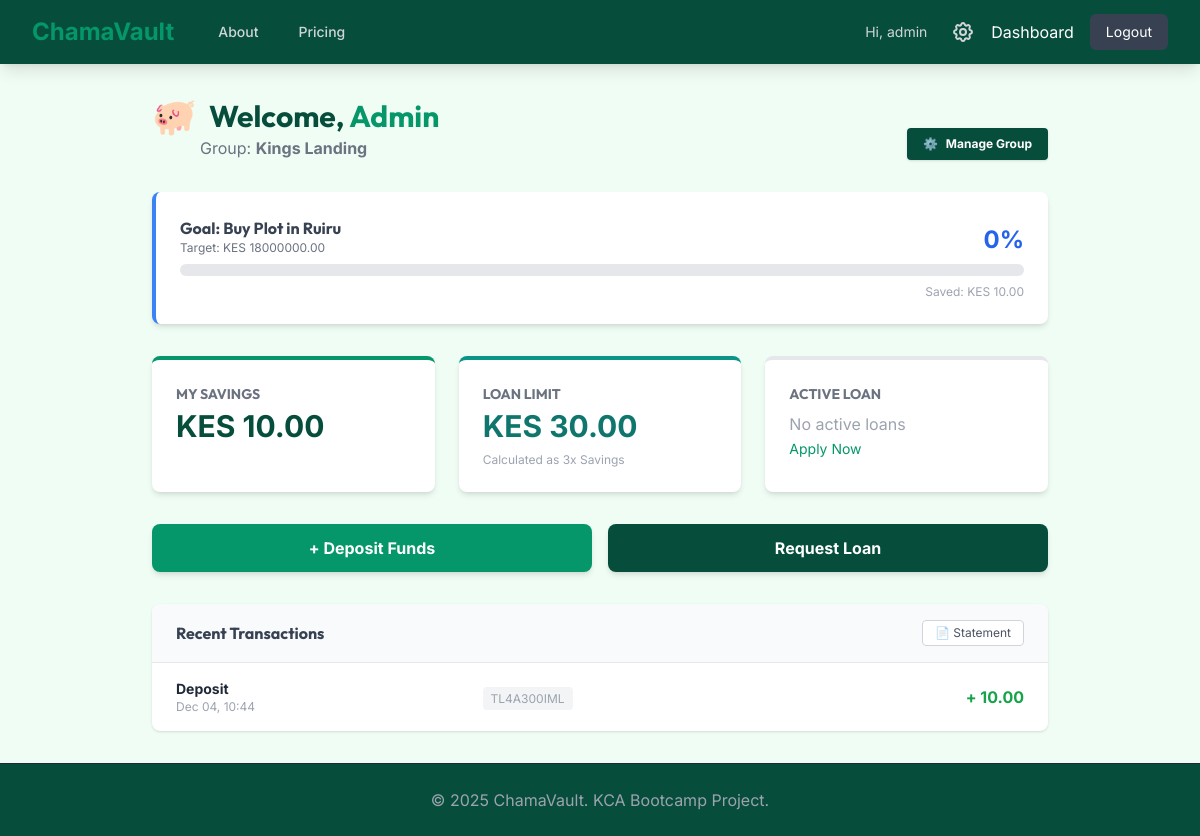
Page /dashboard/ (signed in) on the committed database.
### accounts/models.py (models this page shows, shortened)
class CustomUser(AbstractUser):
    phone_number = models.CharField(max_length=15, unique=True)
    national_id = models.CharField(max_length=20, unique=True, null=True, blank=True)

### chama/models.py (models this page shows, shortened)
class Membership(models.Model):
    ROLES = (
        ('admin', 'Admin/Treasurer'),
        ('member', 'Member'),
    )
    user = models.ForeignKey(settings.AUTH_USER_MODEL, on_delete=models.CASCADE)
    group = models.ForeignKey(ChamaGroup, on_delete=models.CASCADE)
    role = models.CharField(max_length=10, choices=ROLES, default='member')
    savings_balance = models.DecimalField(max_digits=12, decimal_places=2, default=0.00)
    has_eaten = models.BooleanField(default=False) # For Merry-Go-Round rotation
    joined_at = models.DateTimeField(auto_now_add=True)

class ChamaGroup(models.Model):
    CHAMA_TYPES = (
        ('savings', 'Savings Group'),
        ('lending', 'Table Banking (Lending)'),
        ('merry', 'Merry-Go-Round'),
    )
    name = models.CharField(max_length=100)
    chama_code = models.CharField(max_length=10, default=generate_unique_code, unique=True, editable=False)
    chama_type = models.CharField(max_length=20, choices=CHAMA_TYPES, default='savings')
    created_at = models.DateTimeField(auto_now_add=True)
    contribution_amount = models.DecimalField(max_digits=10, decimal_places=2, default=0.00)
    contribution_day = models.IntegerField(default=5) # Deadline Day (1-31)
    late_penalty_fee = models.DecimalField(max_digits=10, decimal_places=2, default=50.00)
    pot_balance = models.DecimalField(max_digits=12, decimal_places=2, default=0.00) # For Merry-Go-Round
    goal_name = models.CharField(max_length=100, blank=True, null=True, help_text="e.g. Buy Land") # For Savings
    target_amount = models.DecimalField(max_digits=12, decimal_places=2, default=0.00) # For Savings
    members = models.ManyToManyField(settings.AUTH_USER_MODEL, through='Membership')

class Transaction(models.Model):
    TYPES = (
        ('deposit', 'Deposit'),
        ('withdrawal', 'Withdrawal'),
        ('loan_request', 'Loan Request'),
        ('loan_repayment', 'Loan Repayment'),
    )
    STATUS_CHOICES = (
        ('pending', 'Pending'),
        ('completed', 'Completed'),
        ('failed', 'Failed'),
    )
    membership = models.ForeignKey(Membership, on_delete=models.CASCADE)
    amount = models.DecimalField(max_digits=10, decimal_places=2)
    transaction_type = models.CharField(max_length=20, choices=TYPES)
    reference = models.CharField(max_length=50, blank=True, null=True)
    status = models.CharField(max_length=10, choices=STATUS_CHOICES, default='pending')
    created_at = models.DateTimeField(auto_now_add=True)

### chama/views.py (the view)
# urls.py: path('dashboard/', views.dashboard, name='dashboard'),
@login_required
def dashboard(request):
    membership = Membership.objects.filter(user=request.user).first()
    if not membership:
        return redirect('join_chama')
    group = membership.group
    context = {
        'membership': membership,
        'loan_limit': membership.savings_balance * 3,
        'active_loan': Loan.objects.filter(membership=membership, status__in=['approved', 'pending']).first(),
        'recent_transactions': Transaction.objects.filter(membership=membership).order_by('-created_at')[:5],
    }
    if group.chama_type == 'merry':
        context['rotation_members'] = Membership.objects.filter(group=group).order_by('joined_at')
    if group.chama_type == 'savings' and group.target_amount > 0:
        total_group_savings = sum([m.savings_balance for m in Membership.objects.filter(group=group)])
        percentage = (total_group_savings / group.target_amount) * 100
        context['percentage_complete'] = min(percentage, 100)
        context['total_group_savings'] = total_group_savings
    return render(request, 'chama/dashboard.html', context)

### chama/templates/chama/dashboard.html (shortened to what this page needs)
{% extends 'base.html' %}
{% block content %}
<div class="max-w-4xl mx-auto">
    <div class="mb-8 flex flex-col md:flex-row justify-between items-start md:items-end gap-4">
        <div>
            <div class="flex items-center gap-3">
                <span class="text-4xl">
                    {% if membership.group.chama_type == 'merry' %}🎠
                    {% elif membership.group.chama_type == 'lending' %}🏦
                    {% else %}🐖{% endif %}
                </span>
                <h1 class="text-3xl font-bold text-secondary">Welcome, <span class="text-primary">{{ user.username|title }}</span></h1>
            </div>
            <p class="text-gray-500 ml-12">Group: <span class="font-bold">{{ membership.group.name }}</span></p>
        </div>
        {% if membership.role == 'admin' or user.is_staff %}
        <a href="{% url 'admin_dashboard' %}" class="bg-secondary text-white text-xs font-bold px-4 py-2 rounded shadow hover:bg-gray-800 transition flex items-center">
            <span>⚙️</span> <span class="ml-2">Manage Group</span>
        </a>
        {% endif %}
    </div>
    {% if membership.group.chama_type == 'merry' %}
        <div class="bg-gradient-to-r from-purple-600 to-indigo-600 rounded-xl shadow-lg p-8 text-white mb-8 relative overflow-hidden">
            <div class="relative z-10">
                <h2 class="text-purple-200 uppercase text-xs font-bold tracking-widest">Current Pot Value</h2>
                <div class="text-5xl font-bold mt-2">KES {{ membership.group.pot_balance }}</div>
                <p class="mt-2 text-purple-100">Target: KES {{ membership.group.contribution_amount }} per person</p>
            </div>
            <div class="absolute right-0 top-0 h-32 w-32 bg-white opacity-10 rounded-full transform translate-x-10 -translate-y-10"></div>
        </div>
        <div class="bg-white rounded-lg shadow-md mb-8">
            <div class="px-6 py-4 border-b border-gray-100 bg-gray-50 flex justify-between items-center">
                <h3 class="font-bold text-gray-700">🔄 Rotation Cycle</h3>
                <span class="text-xs text-gray-500">Order by join date</span>
            </div>
            <div class="p-6 grid grid-cols-1 md:grid-cols-2 lg:grid-cols-3 gap-4">
                {% for member in rotation_members %}
                <div class="flex items-center p-3 rounded-lg border {% if member.has_eaten %}bg-green-50 border-green-200{% else %}bg-white border-gray-200{% endif %}">
                    <div class="h-10 w-10 rounded-full flex items-center justify-center mr-3 {% if member.has_eaten %}bg-green-100 text-green-600{% else %}bg-gray-100 text-gray-400{% endif %}">
                        {% if member.has_eaten %}✓{% else %}{{ forloop.counter }}{% endif %}
                    </div>
                    <div>
                        <p class="font-bold text-sm {% if member.has_eaten %}text-green-800{% else %}text-gray-700{% endif %}">
                            {{ member.user.username|title }}
                            {% if member.user == request.user %} (You){% endif %}
                        </p>
                        <p class="text-xs text-gray-500">
                            {% if member.has_eaten %}Paid Out{% else %}Waiting...{% endif %}
                        </p>
                    </div>
                </div>
                {% endfor %}
            </div>
        </div>
    {% else %}
        {% if membership.group.target_amount > 0 and percentage_complete %}
        <div class="bg-white p-6 rounded-lg shadow-md mb-8 border-l-4 border-blue-500">
            <div class="flex justify-between items-end mb-2">
                <div>
                    <h3 class="font-bold text-gray-700">Goal: {{ membership.group.goal_name|default:"Group Target" }}</h3>
                    <p class="text-xs text-gray-500">Target: KES {{ membership.group.target_amount }}</p>
                </div>
                <div class="text-right">
                    <span class="text-2xl font-bold text-blue-600">{{ percentage_complete|floatformat:0 }}%</span>
                </div>
            </div>
            <div class="w-full bg-gray-200 rounded-full h-3">
            </div>
            <p class="text-xs text-gray-400 mt-2 text-right">
                Saved: KES {{ total_group_savings }}
            </p>
        </div>
        {% endif %}
        <div class="grid grid-cols-1 md:grid-cols-3 gap-6 mb-8">
            <div class="bg-white p-6 rounded-lg shadow-md border-t-4 border-primary">
                <h2 class="text-gray-500 text-sm font-bold uppercase">My Savings</h2>
                <div class="text-3xl font-bold text-secondary mt-1">KES {{ membership.savings_balance }}</div>
            </div>
            <div class="bg-white p-6 rounded-lg shadow-md border-t-4 border-teal-600">
                <h2 class="text-gray-500 text-sm font-bold uppercase">Loan Limit</h2>
                <div class="text-3xl font-bold text-teal-700 mt-1">KES {{ loan_limit }}</div>
                <p class="text-xs text-gray-400 mt-2">Calculated as 3x Savings</p>
            </div>
            <div class="bg-white p-6 rounded-lg shadow-md border-t-4 {% if active_loan %}border-orange-500{% else %}border-gray-200{% endif %}">
                <h2 class="text-gray-500 text-sm font-bold uppercase">Active Loan</h2>
                {% if active_loan %}
                    <div class="text-3xl font-bold text-orange-600 mt-1">KES {{ active_loan.amount }}</div>
                    <div class="flex justify-between items-center mt-3">
                        <span class="bg-orange-100 text-orange-800 text-xs px-2 py-1 rounded-full">{{ active_loan.get_status_display }}</span>
                        <a href="{% url 'repay_loan' %}" class="bg-red-100 text-red-700 text-xs font-bold px-3 py-1.5 rounded hover:bg-red-200 transition">Pay Back</a>
                    </div>
                {% else %}
                    <div class="text-gray-400 mt-2">No active loans</div>
                    <a href="{% url 'request_loan' %}" class="text-sm text-primary hover:underline">Apply Now</a>
                {% endif %}
            </div>
        </div>
    {% endif %}
    <div class="flex space-x-4 mb-8">
        <a href="{% url 'deposit' %}" class="flex-1 bg-primary text-white text-center py-3 rounded-lg font-bold hover:bg-orange-700 transition shadow-md">
            + Deposit Funds
        </a>
        <a href="{% url 'request_loan' %}" class="flex-1 bg-secondary text-white text-center py-3 rounded-lg font-bold hover:bg-gray-800 transition shadow-md">
            Request Loan
        </a>
    </div>
    <div class="bg-white rounded-lg shadow overflow-hidden">
        <div class="px-6 py-4 border-b border-gray-200 bg-gray-50 flex justify-between items-center">
            <h3 class="font-bold text-gray-700">Recent Transactions</h3>
            <a href="{% url 'download_statement' %}" target="_blank" class="text-xs bg-white border border-gray-300 text-gray-600 px-3 py-1 rounded hover:bg-gray-50 transition">
                📄 Statement
            </a>
        </div>
        <div class="overflow-x-auto">
            <table class="min-w-full text-left whitespace-nowrap">
                <tbody class="divide-y divide-gray-100">
                    {% for trans in recent_transactions %}
                    <tr class="hover:bg-gray-50">
                        <td class="px-6 py-4">
                            <p class="font-bold text-gray-800 capitalize text-sm">{{ trans.transaction_type }}</p>
                            <p class="text-xs text-gray-400">{{ trans.created_at|date:"M d, H:i" }}</p>
                        </td>
                        <td class="px-6 py-4">
                            <span class="text-xs text-gray-400 bg-gray-100 px-2 py-1 rounded">{{ trans.reference|default:"..." }}</span>
                        </td>
                        <td class="px-6 py-4 text-right">
                            {% if trans.transaction_type == 'deposit' %}
                                <span class="text-green-600 font-bold">+ {{ trans.amount }}</span>
                            {% else %}
                                <span class="text-gray-600 font-bold">{{ trans.amount }}</span>
                            {% endif %}
                        </td>
                    </tr>
                    {% empty %}
                    <tr>
                        <td class="px-6 py-8 text-center text-gray-400" colspan="3">No transactions yet.</td>
                    </tr>
                    {% endfor %}
                </tbody>
            </table>
        </div>
    </div>
</div>
{% endblock %}

### templates/base.html (shortened to what this page needs)
<!DOCTYPE html>
<html lang="en">
<head>
    <script src="https://cdn.tailwindcss.com"></script>
</head>
<body class="bg-background text-secondary min-h-screen flex flex-col">
   <nav class="bg-secondary text-white shadow-lg">
        <div class="max-w-7xl mx-auto px-4 sm:px-6 lg:px-8">
            <div class="flex justify-between h-16">
                <div class="flex items-center space-x-8">
                    <a href="{% url 'index' %}" class="text-2xl font-bold text-primary hover:text-orange-700 transition">
                        ChamaVault
                    </a>
                    <div class="hidden md:flex space-x-4">
                        <a href="{% url 'about' %}" class="text-gray-300 hover:text-white transition px-3 py-2 rounded-md text-sm font-medium">About</a>
                        <a href="{% url 'pricing' %}" class="text-gray-300 hover:text-white transition px-3 py-2 rounded-md text-sm font-medium">Pricing</a>
                    </div>
                </div>
                <div class="flex items-center space-x-4">
                    {% if user.is_authenticated %}
                        <span class="text-gray-300 mr-2 text-sm hidden md:inline">Hi, {{ user.username }}</span>
                        {% if user.membership_set.first.role == 'admin' %}
                        <a href="{% url 'admin_dashboard' %}" class="text-gray-300 hover:text-white" title="Admin Panel">
                        </a>
                        {% endif %}
                        <a href="{% url 'dashboard' %}" class="hover:text-primary transition">Dashboard</a>
                        <a href="{% url 'logout' %}" class="bg-gray-700 px-4 py-2 rounded-md hover:bg-red-600 transition text-sm">Logout</a>
                    {% else %}
                        <a href="{% url 'login' %}" class="hover:text-primary transition">Login</a>
                        <a href="{% url 'register' %}" class="bg-primary px-4 py-2 rounded-md hover:bg-orange-700 transition text-sm font-bold">Get Started</a>
                    {% endif %}
                </div>
            </div>
        </div>
    </nav>
    <main class="flex-grow container mx-auto px-4 py-8">
        {% block content %}
        {% endblock %}
    </main>
    <footer class="bg-secondary text-gray-400 py-6 text-center border-t border-gray-800">
        <p>&copy; 2025 ChamaVault. KCA Bootcamp Project.</p>
    </footer>
</body>
</html>

### templates/base.html (style rules this page uses)
h1, h2, h3, h4, h5, h6 { font-family: 'Outfit', sans-serif; }
body { font-family: 'Inter', sans-serif; }

### rows in the picture
CustomUser: username "admin", username "Admin"
Membership: group.name "Kings Landing", group.goal_name "Buy Plot in Ruiru", group.target_amount "18000000.00", savings_balance "10.00"

### other values in the picture
{{ percentage_complete|floatformat:0 }} "0"
{{ total_group_savings }} "10.00"
{{ loan_limit }} "30.00"
